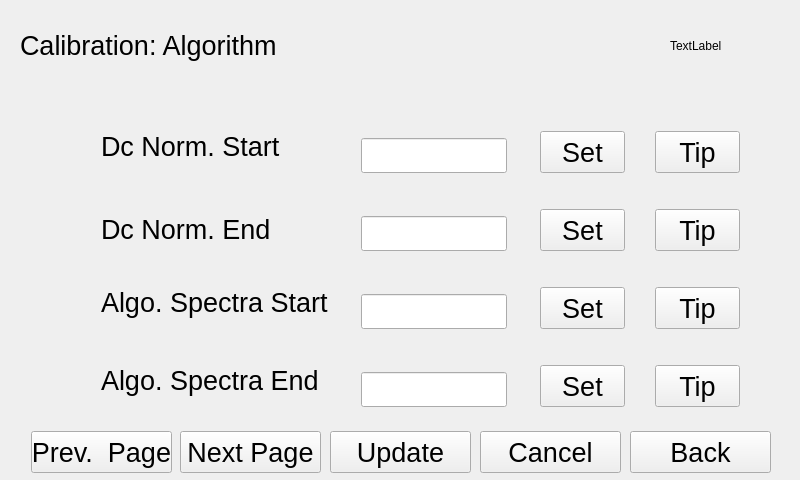
<?xml version="1.0" encoding="UTF-8"?>
<ui version="4.0">
 <class>algorithmDlg2</class>
 <widget class="QWidget" name="algorithmDlg2">
  <property name="geometry">
   <rect>
    <x>0</x>
    <y>0</y>
    <width>800</width>
    <height>480</height>
   </rect>
  </property>
  <property name="windowTitle">
   <string>Form</string>
  </property>
  <widget class="QLabel" name="label">
   <property name="geometry">
    <rect>
     <x>20</x>
     <y>30</y>
     <width>301</width>
     <height>31</height>
    </rect>
   </property>
   <property name="text">
    <string>&lt;html&gt;&lt;head/&gt;&lt;body&gt;&lt;p&gt;&lt;span style=&quot; font-size:20pt;&quot;&gt;Calibration:  Algorithm&lt;/span&gt;&lt;/p&gt;&lt;/body&gt;&lt;/html&gt;</string>
   </property>
  </widget>
  <widget class="QLabel" name="label_2">
   <property name="geometry">
    <rect>
     <x>101</x>
     <y>131</y>
     <width>211</width>
     <height>31</height>
    </rect>
   </property>
   <property name="text">
    <string>&lt;html&gt;&lt;head/&gt;&lt;body&gt;&lt;p&gt;&lt;span style=&quot; font-size:20pt;&quot;&gt;Dc Norm.  Start&lt;/span&gt;&lt;/p&gt;&lt;/body&gt;&lt;/html&gt;</string>
   </property>
  </widget>
  <widget class="QLabel" name="label_3">
   <property name="geometry">
    <rect>
     <x>101</x>
     <y>209</y>
     <width>201</width>
     <height>41</height>
    </rect>
   </property>
   <property name="text">
    <string>&lt;html&gt;&lt;head/&gt;&lt;body&gt;&lt;p&gt;&lt;span style=&quot; font-size:20pt;&quot;&gt;Dc Norm.  End&lt;/span&gt;&lt;/p&gt;&lt;/body&gt;&lt;/html&gt;</string>
   </property>
  </widget>
  <widget class="QLabel" name="label_4">
   <property name="geometry">
    <rect>
     <x>101</x>
     <y>287</y>
     <width>241</width>
     <height>32</height>
    </rect>
   </property>
   <property name="text">
    <string>&lt;html&gt;&lt;head/&gt;&lt;body&gt;&lt;p&gt;&lt;span style=&quot; font-size:20pt;&quot;&gt;Algo.  Spectra Start&lt;/span&gt;&lt;/p&gt;&lt;/body&gt;&lt;/html&gt;</string>
   </property>
  </widget>
  <widget class="QLabel" name="label_5">
   <property name="geometry">
    <rect>
     <x>101</x>
     <y>365</y>
     <width>216</width>
     <height>32</height>
    </rect>
   </property>
   <property name="text">
    <string>&lt;html&gt;&lt;head/&gt;&lt;body&gt;&lt;p&gt;&lt;span style=&quot; font-size:20pt;&quot;&gt;Algo.  Spectra End&lt;/span&gt;&lt;/p&gt;&lt;/body&gt;&lt;/html&gt;</string>
   </property>
  </widget>
  <widget class="QLineEdit" name="DCNormStart_lineEdit">
   <property name="geometry">
    <rect>
     <x>361</x>
     <y>138</y>
     <width>146</width>
     <height>35</height>
    </rect>
   </property>
   <property name="font">
    <font>
     <pointsize>20</pointsize>
    </font>
   </property>
  </widget>
  <widget class="QLineEdit" name="DCNormEnd_LineEdit">
   <property name="geometry">
    <rect>
     <x>361</x>
     <y>216</y>
     <width>146</width>
     <height>35</height>
    </rect>
   </property>
   <property name="font">
    <font>
     <pointsize>20</pointsize>
    </font>
   </property>
  </widget>
  <widget class="QLineEdit" name="SpectraStart_lineEdit">
   <property name="geometry">
    <rect>
     <x>361</x>
     <y>294</y>
     <width>146</width>
     <height>35</height>
    </rect>
   </property>
   <property name="font">
    <font>
     <pointsize>20</pointsize>
    </font>
   </property>
  </widget>
  <widget class="QLineEdit" name="SpectraEnd_lineEdit">
   <property name="geometry">
    <rect>
     <x>361</x>
     <y>372</y>
     <width>146</width>
     <height>35</height>
    </rect>
   </property>
   <property name="font">
    <font>
     <pointsize>20</pointsize>
    </font>
   </property>
  </widget>
  <widget class="QPushButton" name="normalizedstartingpointTip">
   <property name="geometry">
    <rect>
     <x>655</x>
     <y>131</y>
     <width>85</width>
     <height>42</height>
    </rect>
   </property>
   <property name="font">
    <font>
     <pointsize>20</pointsize>
    </font>
   </property>
   <property name="text">
    <string>Tip</string>
   </property>
  </widget>
  <widget class="QPushButton" name="normalizedendingpointTip">
   <property name="geometry">
    <rect>
     <x>655</x>
     <y>209</y>
     <width>85</width>
     <height>42</height>
    </rect>
   </property>
   <property name="font">
    <font>
     <pointsize>20</pointsize>
    </font>
   </property>
   <property name="text">
    <string>Tip</string>
   </property>
  </widget>
  <widget class="QPushButton" name="choosedspectrumstartingpointTip">
   <property name="geometry">
    <rect>
     <x>655</x>
     <y>287</y>
     <width>85</width>
     <height>42</height>
    </rect>
   </property>
   <property name="font">
    <font>
     <pointsize>20</pointsize>
    </font>
   </property>
   <property name="text">
    <string>Tip</string>
   </property>
  </widget>
  <widget class="QPushButton" name="choosedspectrumendingpointTip">
   <property name="geometry">
    <rect>
     <x>655</x>
     <y>365</y>
     <width>85</width>
     <height>42</height>
    </rect>
   </property>
   <property name="font">
    <font>
     <pointsize>20</pointsize>
    </font>
   </property>
   <property name="text">
    <string>Tip</string>
   </property>
  </widget>
  <widget class="QLabel" name="dateTime">
   <property name="geometry">
    <rect>
     <x>670</x>
     <y>40</y>
     <width>54</width>
     <height>12</height>
    </rect>
   </property>
   <property name="text">
    <string>TextLabel</string>
   </property>
  </widget>
  <widget class="QPushButton" name="back">
   <property name="geometry">
    <rect>
     <x>630</x>
     <y>431</y>
     <width>141</width>
     <height>42</height>
    </rect>
   </property>
   <property name="font">
    <font>
     <pointsize>20</pointsize>
    </font>
   </property>
   <property name="text">
    <string>Back</string>
   </property>
  </widget>
  <widget class="QPushButton" name="cancel">
   <property name="geometry">
    <rect>
     <x>480</x>
     <y>431</y>
     <width>141</width>
     <height>42</height>
    </rect>
   </property>
   <property name="font">
    <font>
     <pointsize>20</pointsize>
    </font>
   </property>
   <property name="text">
    <string>Cancel</string>
   </property>
  </widget>
  <widget class="QPushButton" name="pageUp">
   <property name="geometry">
    <rect>
     <x>31</x>
     <y>431</y>
     <width>141</width>
     <height>42</height>
    </rect>
   </property>
   <property name="font">
    <font>
     <pointsize>20</pointsize>
    </font>
   </property>
   <property name="text">
    <string>Prev.  Page</string>
   </property>
  </widget>
  <widget class="QPushButton" name="pageDown">
   <property name="geometry">
    <rect>
     <x>180</x>
     <y>431</y>
     <width>141</width>
     <height>42</height>
    </rect>
   </property>
   <property name="font">
    <font>
     <pointsize>20</pointsize>
    </font>
   </property>
   <property name="text">
    <string>Next Page</string>
   </property>
  </widget>
  <widget class="QPushButton" name="ok">
   <property name="geometry">
    <rect>
     <x>330</x>
     <y>431</y>
     <width>141</width>
     <height>42</height>
    </rect>
   </property>
   <property name="font">
    <font>
     <pointsize>20</pointsize>
    </font>
   </property>
   <property name="text">
    <string>Update</string>
   </property>
  </widget>
  <widget class="QPushButton" name="DCNormStart_change">
   <property name="geometry">
    <rect>
     <x>540</x>
     <y>131</y>
     <width>85</width>
     <height>42</height>
    </rect>
   </property>
   <property name="font">
    <font>
     <pointsize>20</pointsize>
    </font>
   </property>
   <property name="text">
    <string>Set</string>
   </property>
  </widget>
  <widget class="QPushButton" name="DCNormEnd_change">
   <property name="geometry">
    <rect>
     <x>540</x>
     <y>209</y>
     <width>85</width>
     <height>42</height>
    </rect>
   </property>
   <property name="font">
    <font>
     <pointsize>20</pointsize>
    </font>
   </property>
   <property name="text">
    <string>Set</string>
   </property>
  </widget>
  <widget class="QPushButton" name="SpectraStart_change">
   <property name="geometry">
    <rect>
     <x>540</x>
     <y>287</y>
     <width>85</width>
     <height>42</height>
    </rect>
   </property>
   <property name="font">
    <font>
     <pointsize>20</pointsize>
    </font>
   </property>
   <property name="text">
    <string>Set</string>
   </property>
  </widget>
  <widget class="QPushButton" name="SpectraEnd_change">
   <property name="geometry">
    <rect>
     <x>540</x>
     <y>365</y>
     <width>85</width>
     <height>42</height>
    </rect>
   </property>
   <property name="font">
    <font>
     <pointsize>20</pointsize>
    </font>
   </property>
   <property name="text">
    <string>Set</string>
   </property>
  </widget>
 </widget>
 <resources/>
 <connections/>
</ui>
